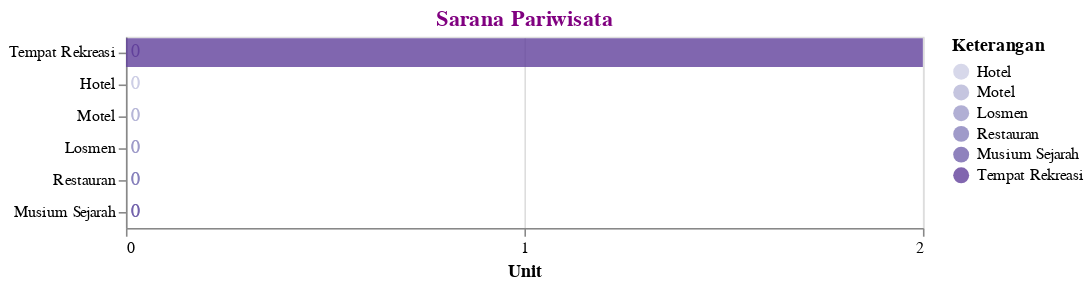

Source (notebook cell):
### Markdown cell above
<h2>Sarana Pariwisata</h2>

### Code cell
df2 = data2('Pariwisata')
df2 = df2.fillna(0)
plot2 = plot_4(df2,'Unit','',500,'Sarana Pariwisata').configure_title(fontSize=14,color='purple')
plot2

### Figure 1 — Vega-Lite specification as saved in the notebook (floating-point values rounded to 4 significant figures)
{"config": {"view": {"continuousWidth": 400, "continuousHeight": 300}, "title": {"color": "purple", "fontSize": 14}}, "layer": [{"mark": {"type": "bar", "opacity": 0.8}, "encoding": {"color": {"condition": {"type": "ordinal", "field": "Keterangan", "scale": {"scheme": "purples"}, "sort": "x", "selection": "selector001"}, "value": "lightgray"}, "x": {"type": "quantitative", "axis": {"tickMinStep": 1}, "field": "N", "title": "Unit"}, "y": {"type": "ordinal", "field": "Keterangan", "sort": "-x", "title": ""}}}, {"mark": {"type": "text", "align": "left", "baseline": "middle", "dx": 3}, "encoding": {"color": {"condition": {"type": "ordinal", "field": "Keterangan", "scale": {"scheme": "purples"}, "sort": "x", "selection": "selector001"}, "value": "lightgray"}, "text": {"type": "quantitative", "field": "N"}, "tooltip": [{"type": "quantitative", "field": "Tahun"}, {"type": "nominal", "field": "Keterangan"}, {"type": "quantitative", "field": "N"}, {"type": "nominal", "field": "Satuan"}], "x": {"type": "quantitative", "axis": {"tickMinStep": 1}, "field": "N", "title": "Unit"}, "y": {"type": "ordinal", "field": "Keterangan", "sort": "-x", "title": ""}}, "selection": {"selector007": {"type": "interval", "bind": "scales", "encodings": ["x", "y"]}, "selector001": {"type": "single", "encodings": ["y", "color"]}}}], "data": {"name": "data-ba9740e4422f3c3ed1d82a1dd74577df"}, "title": "Sarana Pariwisata", "width": 500, "$schema": "https://vega.github.io/schema/vega-lite/v4.8.1.json", "datasets": {"data-ba9740e4422f3c3ed1d82a1dd74577df": [{"Tahun": 2017, "Kode": 9, "Data": "Sarana Prasarana", "Kode Kategori": 9.9, "Kategori": "Pariwisata", "Keterangan": "Tempat Rekreasi", "N": 0.0, "Satuan": "Unit"}, {"Tahun": 2017, "Kode": 9, "Data": "Sarana Prasarana", "Kode Kategori": 9.9, "Kategori": "Pariwisata", "Keterangan": "Hotel", "N": 0.0, "Satuan": "Unit"}, {"Tahun": 2017, "Kode": 9, "Data": "Sarana Prasarana", "Kode Kategori": 9.9, "Kategori": "Pariwisata", "Keterangan": "Motel", "N": 0.0, "Satuan": "Unit"}, {"Tahun": 2017, "Kode": 9, "Data": "Sarana Prasarana", "Kode Kategori": 9.9, "Kategori": "Pariwisata", "Keterangan": "Losmen", "N": 0.0, "Satuan": "Unit"}, {"Tahun": 2017, "Kode": 9, "Data": "Sarana Prasarana", "Kode Kategori": 9.9, "Kategori": "Pariwisata", "Keterangan": "Restauran", "N": 0.0, "Satuan": "Unit"}, {"Tahun": 2017, "Kode": 9, "Data": "Sarana Prasarana", "Kode Kategori": 9.9, "Kategori": "Pariwisata", "Keterangan": "Musium Sejarah", "N": 0.0, "Satuan": "Unit"}, {"Tahun": 2019, "Kode": 9, "Data": "Sarana Prasarana", "Kode Kategori": 9.9, "Kategori": "Pariwisata", "Keterangan": "Tempat Rekreasi", "N": 2.0, "Satuan": "Unit"}, {"Tahun": 2019, "Kode": 9, "Data": "Sarana Prasarana", "Kode Kategori": 9.9, "Kategori": "Pariwisata", "Keterangan": "Hotel", "N": 0.0, "Satuan": "Unit"}, {"Tahun": 2019, "Kode": 9, "Data": "Sarana Prasarana", "Kode Kategori": 9.9, "Kategori": "Pariwisata", "Keterangan": "Motel", "N": 0.0, "Satuan": "Unit"}, {"Tahun": 2019, "Kode": 9, "Data": "Sarana Prasarana", "Kode Kategori": 9.9, "Kategori": "Pariwisata", "Keterangan": "Losmen", "N": 0.0, "Satuan": "Unit"}, {"Tahun": 2019, "Kode": 9, "Data": "Sarana Prasarana", "Kode Kategori": 9.9, "Kategori": "Pariwisata", "Keterangan": "Restauran", "N": 0.0, "Satuan": "Unit"}, {"Tahun": 2019, "Kode": 9, "Data": "Sarana Prasarana", "Kode Kategori": 9.9, "Kategori": "Pariwisata", "Keterangan": "Musium Sejarah", "N": 0.0, "Satuan": "Unit"}]}}
